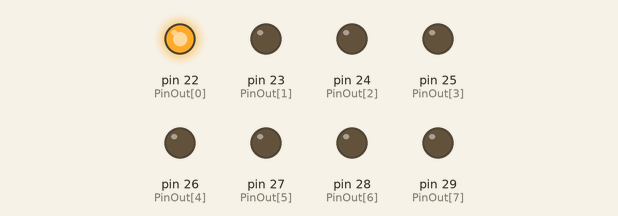
This program was run on a simulated Arduino Mega 2560, built with avr-gcc and run on an emulated ATmega2560. On the bench: output pins drawn as LEDs (lit = HIGH).

Above: at 5.2 s.
At 7.2 s:
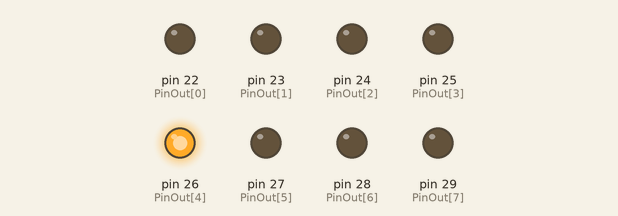
At 9.0 s:
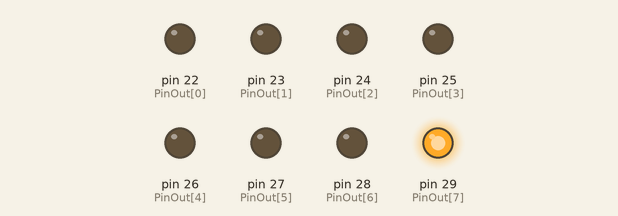
At 12.2 s:
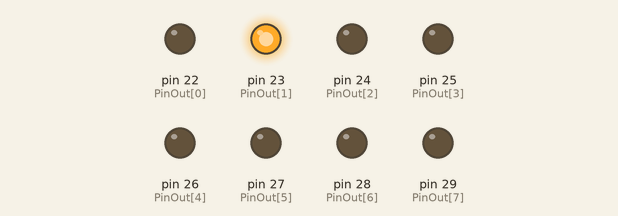
At 15.7 s:
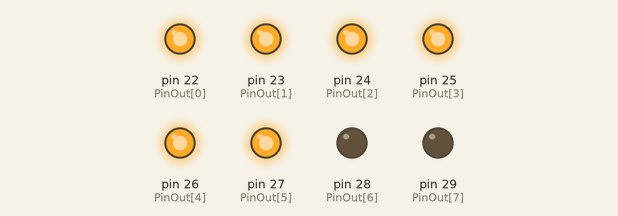
At 22.7 s:
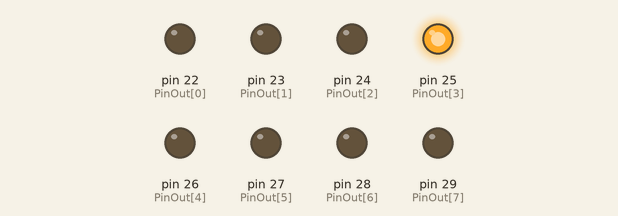
Timing chart, 0 to 23.4 s (numbered marks = the images above):
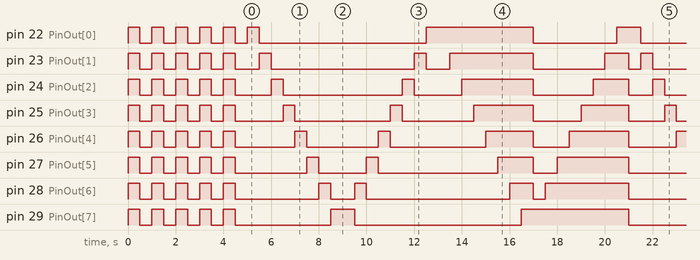

The program:

main.cpp
```cpp
#include<Arduino.h>

char PinOut[] = {22,23,24,25,26,27,28,29};
unsigned char tbl[8]={0x01,0x02,0x04,0x08,0x10,0x20,0x40,0x80};

void blinkLED(int n);
void setPinOut(char temp);
void shiftLeft();
void shiftLeft_1();
void shiftRight();
void shiftRight_1();
void brightShiftLeft();
void brightShiftRight();

void setup() {
  for(int i=0;i<8;i++)    pinMode(PinOut[i], OUTPUT);
  blinkLED(5);
}

void loop() {
  shiftLeft();
  // shiftLeft_1();
  shiftRight();
  // shiftRight_1();
  brightShiftLeft();
  brightShiftRight();
}

void setPinOut(char temp) {
  for(int i=0;i<8;i++) {
    if(temp&0x01)     digitalWrite(PinOut[i],HIGH);
    else              digitalWrite(PinOut[i],LOW);
    temp=temp>>1;
  }
}

void blinkLED(int n) {
  for(int i=0; i<n; i++) {
    setPinOut(0xff);
    delay(500);
    setPinOut(0x00);
    delay(500);
  }
}

// Dich tu phai sang trai
void shiftLeft() {
   for(int i=0; i <= 7; i++) {
    setPinOut(tbl[i]);
    delay(500);
  }
}

// Dich tu phai sang trai
void shiftLeft_1() {
  char temp = 0x01;
  for(int i=0; i<8; i++) {
    setPinOut(temp);
    delay(500);
    temp = temp<<1;
  }
}

// Dich tu trai sang phai
void shiftRight() {
  for(int i=7; i>=0; i--) {
    setPinOut(tbl[i]);
    delay(500);
  }
}

// Dich tu trai sang phai        /*?*/
void shiftRight_1() {
  char temp = 0x80;
  for(int i=0; i<8; i++) {
    setPinOut(temp);
    delay(500);
    temp = temp>>1;
  }
}

// Sang dan tu phai sang trai
void brightShiftLeft() {
  char temp = 0x01;
  for(int i=0; i<8; i++) {
    setPinOut(temp);
    delay(500);
    temp = (temp<<1) + 0x01;
  }
}

// Sang dan tu trai sang phai       /*?*/
void brightShiftRight() {
  char temp = 0x80;
  for(int i=0; i<8; i++) {
    setPinOut(temp);
    delay(500);
    temp = temp>>1;
  }
}
```

Measured:
- by itself, pin 22 (PinOut[0]): HIGH → LOW at 0.50 s, → HIGH 0.50 s later, → LOW 0.50 s later, → HIGH 0.50 s later, … (19 changes in this stretch)
- by itself, pin 23 (PinOut[1]): HIGH → LOW at 0.50 s, → HIGH 0.50 s later, → LOW 0.50 s later, → HIGH 0.50 s later, … (27 changes in this stretch)
- by itself, pin 24 (PinOut[2]): HIGH → LOW at 0.50 s, → HIGH 0.50 s later, → LOW 0.50 s later, → HIGH 0.50 s later, … (27 changes in this stretch)
- by itself, pin 25 (PinOut[3]): HIGH → LOW at 0.50 s, → HIGH 0.50 s later, → LOW 0.50 s later, → HIGH 0.50 s later, … (27 changes in this stretch)
- by itself, pin 26 (PinOut[4]): HIGH → LOW at 0.50 s, → HIGH 0.50 s later, → LOW 0.50 s later, → HIGH 0.50 s later, … (27 changes in this stretch)
- by itself, pin 27 (PinOut[5]): HIGH → LOW at 0.50 s, → HIGH 0.50 s later, → LOW 0.50 s later, → HIGH 0.50 s later, … (26 changes in this stretch)
- by itself, pin 28 (PinOut[6]): HIGH → LOW at 0.50 s, → HIGH 0.50 s later, → LOW 0.50 s later, → HIGH 0.50 s later, … (25 changes in this stretch)
- by itself, pin 29 (PinOut[7]): HIGH → LOW at 0.50 s, → HIGH 0.50 s later, → LOW 0.50 s later, → HIGH 0.50 s later, … (17 changes in this stretch)
